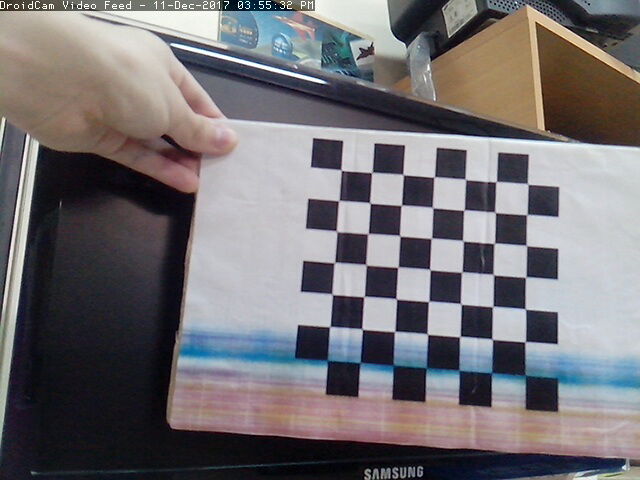
//> input picture C++/Imagenes_Prueba/Prueba_Completo/Calib/cam_1/cap_1.png, 640 x 480 px
$ ./main   (built with g++ and OpenCV 4)
//> lines starting //> are read from the running program, lines starting //| are printed output that depends on the picture; after the words box and inside, x2 and y2 are one past the last pixel; in counts of white or black regions, pixels touching at a corner belong together
#include "opencv2/opencv.hpp"
#include "opencv2/highgui/highgui.hpp"
#include "harris_corner.h"

#include <iostream>

using namespace cv;
using namespace std;

void use_harris(int id_cam, Mat c1, Mat mask)
{

	Mat img;
	cvtColor(c1,img,CV_BGR2GRAY);

	ostringstream os;
	os<<id_cam;
	namedWindow("camara "+os.str(),1);

	Mat corner_score = harris_score_image(img, Size(9,9),mask);


	int maxcant= 1000, value1 = 150, value2 = 0;
	createTrackbar("Threshold","camara "+os.str(),&value1,maxcant);


	Mat show;
	vector<Point2f> features;
	while(waitKey(5)!= 27){
		c1.copyTo(show);

		value1 = getTrackbarPos("Threshold","camara "+os.str());

		if(value1 != value2)
		{
			features = harris_threshold(corner_score,value1);
			value2 = value1;
		}

		for(int i=0;i<features.size();i++)
		{
			circle(show,features[i],5,Scalar(0,255,0));
		}

		imshow("camara "+os.str(),show);
	}
}

int main(int argc, char** argv) {

	Mat img = cv::imread("D:\\Facultad\\Proyecto\\Implementaciones\\C++\\Imagenes_Prueba\\Prueba_Completo\\Calib\\cam_1\\cap_1.png",CV_LOAD_IMAGE_ANYCOLOR);
//> img is the input picture: 480 rows x 640 cols, CV_8UC3; mean B, G, R 115.3, 111.7, 115.3
////	Mat c2 = cv::imread("D:\\Facultad\\Proyecto\\Structured_Light\\Calibration\\Pruebas\\Matlab\\Caja_Cubo\\c2_1.jpeg",CV_LOAD_IMAGE_ANYCOLOR);


	///
////////	VideoCapture c("http://192.168.1.104:4747/mjpegfeed?640x480");


	Mat mask = Mat::ones(img.size(),CV_8UC1)*255;

	for(int i=0;i<15;i++)
	{
		for(int j=0;j<mask.size().width;j++)
		{
			mask.at<unsigned char>(i,j)= 0;
		}
	}
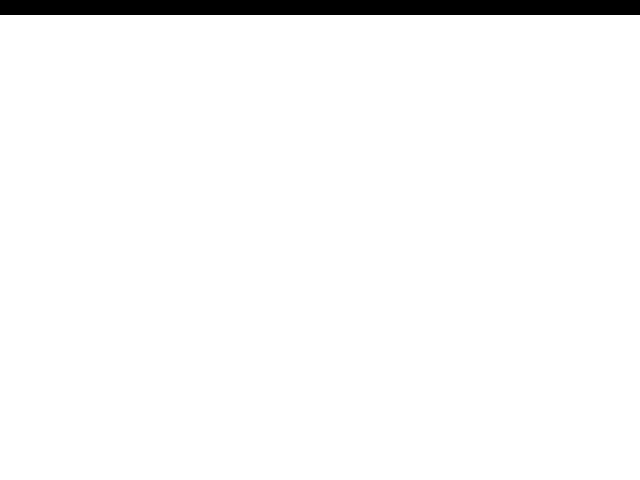
//> mask: 480 rows x 640 cols, CV_8UC1; 96.9% white; 1 black region, box (x1, y1, x2, y2) and area: (0, 0, 640, 15) 9600

	use_harris(3,img,mask);
//> in use_harris, `cvtColor(c1,img,CV_BGR2GRAY);`:
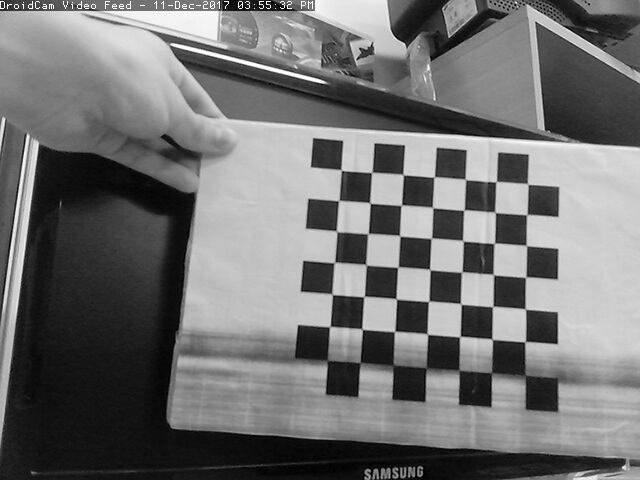
//> img: 480 rows x 640 cols, CV_8UC1; min 0, max 255, mean 113.1
//> (the run ends here: the program needs code that is not available in this run, at `Mat corner_score = harris_score_image(img, Size(9,9),mask);`)

$ run again, with Matlab/Caja_Cubo/c2_1.jpeg saved as C++/Imagenes_Prueba/Prueba_Completo/Calib/cam_1/cap_1.png
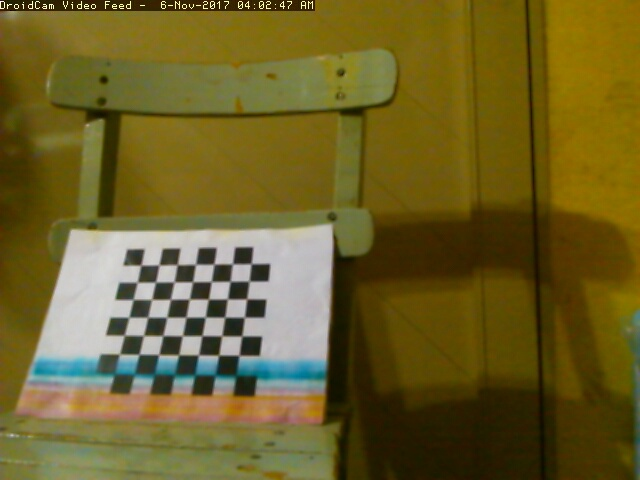
//> input picture Matlab/Caja_Cubo/c2_1.jpeg, 640 x 480 px
//> img is the input picture: 480 rows x 640 cols, CV_8UC3; mean B, G, R 39.4, 96.2, 109
//> in use_harris, `cvtColor(c1,img,CV_BGR2GRAY);`:
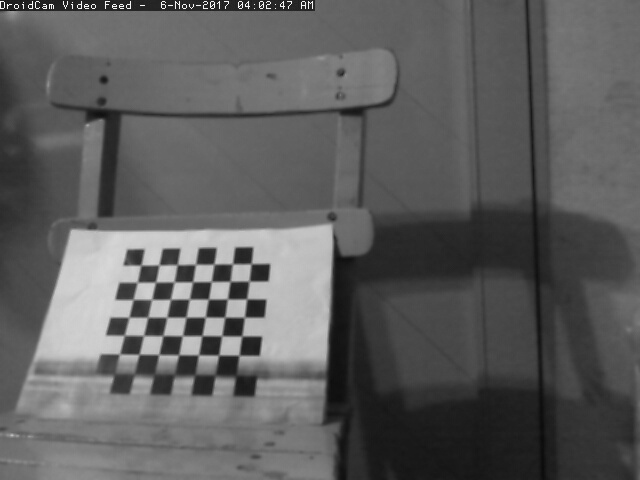
//> img: 480 rows x 640 cols, CV_8UC1; min 5, max 252, mean 93.6

$ run again, with C++/Imagenes_Prueba/Prueba_Completo/Calib/cam_1/cap_0.png copied over C++/Imagenes_Prueba/Prueba_Completo/Calib/cam_1/cap_1.png
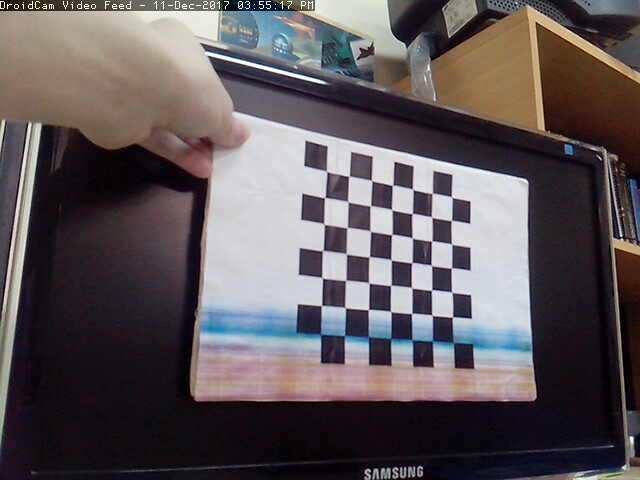
//> input picture C++/Imagenes_Prueba/Prueba_Completo/Calib/cam_1/cap_0.png, 640 x 480 px
//> img is the input picture: 480 rows x 640 cols, CV_8UC3; mean B, G, R 90, 87.1, 94.5
//> in use_harris, `cvtColor(c1,img,CV_BGR2GRAY);`:
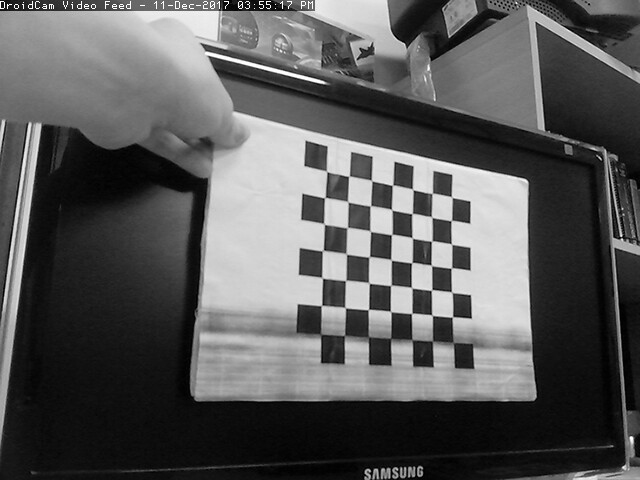
//> img: 480 rows x 640 cols, CV_8UC1; min 0, max 255, mean 89.5

$ run again, with C++/Imagenes_Prueba/Prueba_Completo/Calib/cam_1/cap_2.png copied over C++/Imagenes_Prueba/Prueba_Completo/Calib/cam_1/cap_1.png
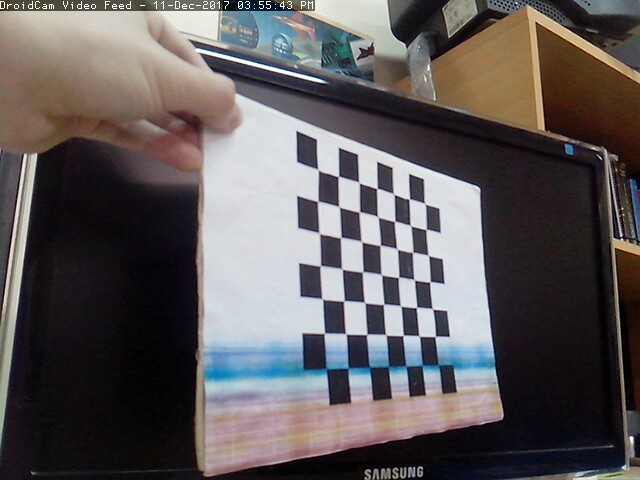
//> input picture C++/Imagenes_Prueba/Prueba_Completo/Calib/cam_1/cap_2.png, 640 x 480 px
//> img is the input picture: 480 rows x 640 cols, CV_8UC3; mean B, G, R 91.1, 90.1, 95.2
//> in use_harris, `cvtColor(c1,img,CV_BGR2GRAY);`:
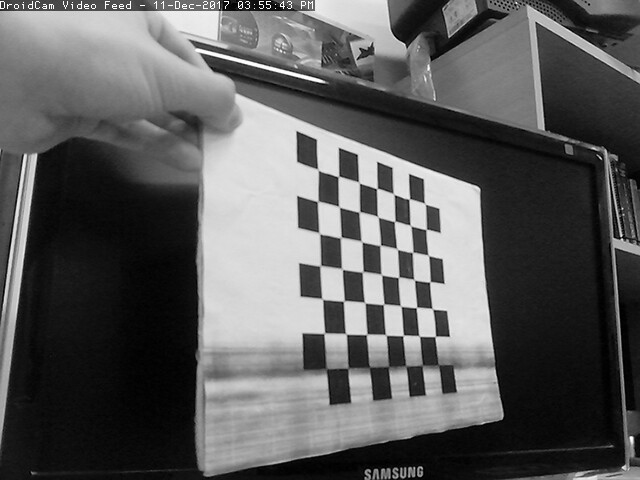
//> img: 480 rows x 640 cols, CV_8UC1; min 0, max 255, mean 91.6
